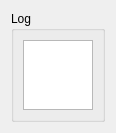
<?xml version="1.0" encoding="UTF-8"?>
<ui version="4.0">
 <class>logBoX</class>
 <widget class="QWidget" name="logBoX">
  <property name="geometry">
   <rect>
    <x>0</x>
    <y>0</y>
    <width>101</width>
    <height>115</height>
   </rect>
  </property>
  <property name="windowTitle">
   <string>Form</string>
  </property>
  <layout class="QGridLayout" name="gridLayout_2">
   <item row="0" column="0">
    <widget class="QGroupBox" name="groupBox">
     <property name="title">
      <string>Log</string>
     </property>
     <layout class="QGridLayout" name="gridLayout">
      <item row="0" column="0">
       <widget class="QTextEdit" name="messageWindow">
        <property name="acceptDrops">
         <bool>false</bool>
        </property>
        <property name="textInteractionFlags">
         <set>Qt::TextSelectableByMouse</set>
        </property>
       </widget>
      </item>
     </layout>
    </widget>
   </item>
  </layout>
 </widget>
 <resources/>
 <connections/>
</ui>
